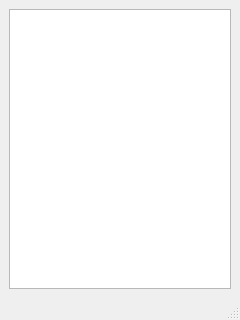
<?xml version="1.0" encoding="UTF-8"?>
<ui version="4.0">
 <class>MainWindow</class>
 <widget class="QMainWindow" name="MainWindow">
  <property name="geometry">
   <rect>
    <x>0</x>
    <y>0</y>
    <width>240</width>
    <height>320</height>
   </rect>
  </property>
  <property name="windowTitle">
   <string>MainWindow</string>
  </property>
  <widget class="QWidget" name="centralwidget">
   <layout class="QHBoxLayout" name="horizontalLayout">
    <item>
     <layout class="QVBoxLayout" name="verticalLayout">
      <item>
       <widget class="QListWidget" name="listWidget">
        <property name="currentRow">
         <number>-1</number>
        </property>
       </widget>
      </item>
     </layout>
    </item>
   </layout>
  </widget>
  <widget class="QStatusBar" name="statusbar"/>
 </widget>
 <resources/>
 <connections/>
</ui>
